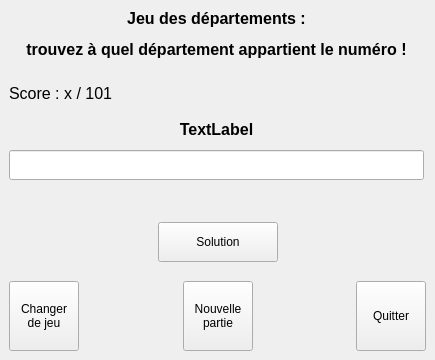
<?xml version="1.0" encoding="UTF-8"?>
<ui version="4.0">
 <class>MainWindow</class>
 <widget class="QMainWindow" name="MainWindow">
  <property name="geometry">
   <rect>
    <x>0</x>
    <y>0</y>
    <width>435</width>
    <height>360</height>
   </rect>
  </property>
  <property name="sizePolicy">
   <sizepolicy hsizetype="Fixed" vsizetype="Fixed">
    <horstretch>0</horstretch>
    <verstretch>0</verstretch>
   </sizepolicy>
  </property>
  <property name="minimumSize">
   <size>
    <width>435</width>
    <height>360</height>
   </size>
  </property>
  <property name="maximumSize">
   <size>
    <width>435</width>
    <height>360</height>
   </size>
  </property>
  <property name="windowTitle">
   <string>Jeu des départements</string>
  </property>
  <widget class="QWidget" name="centralwidget">
   <layout class="QVBoxLayout" name="verticalLayout_2">
    <item>
     <widget class="QLabel" name="label_titre">
      <property name="sizePolicy">
       <sizepolicy hsizetype="Fixed" vsizetype="Fixed">
        <horstretch>0</horstretch>
        <verstretch>0</verstretch>
       </sizepolicy>
      </property>
      <property name="minimumSize">
       <size>
        <width>415</width>
        <height>0</height>
       </size>
      </property>
      <property name="maximumSize">
       <size>
        <width>415</width>
        <height>16777215</height>
       </size>
      </property>
      <property name="font">
       <font>
        <pointsize>12</pointsize>
       </font>
      </property>
      <property name="text">
       <string>&lt;html&gt;&lt;head/&gt;&lt;body&gt;&lt;p align=&quot;center&quot;&gt;&lt;span style=&quot; font-weight:600;&quot;&gt;Jeu des départements :&lt;/span&gt;&lt;/p&gt;&lt;p align=&quot;center&quot;&gt;&lt;span style=&quot; font-weight:600;&quot;&gt;trouvez à quel département appartient le numéro !&lt;/span&gt;&lt;/p&gt;&lt;/body&gt;&lt;/html&gt;</string>
      </property>
     </widget>
    </item>
    <item>
     <spacer name="verticalSpacer_5">
      <property name="orientation">
       <enum>Qt::Vertical</enum>
      </property>
      <property name="sizeHint" stdset="0">
       <size>
        <width>20</width>
        <height>40</height>
       </size>
      </property>
     </spacer>
    </item>
    <item>
     <spacer name="verticalSpacer">
      <property name="orientation">
       <enum>Qt::Vertical</enum>
      </property>
      <property name="sizeHint" stdset="0">
       <size>
        <width>20</width>
        <height>13</height>
       </size>
      </property>
     </spacer>
    </item>
    <item>
     <layout class="QHBoxLayout" name="horizontalLayout_2">
      <item>
       <widget class="QLabel" name="label_score">
        <property name="minimumSize">
         <size>
          <width>300</width>
          <height>30</height>
         </size>
        </property>
        <property name="maximumSize">
         <size>
          <width>300</width>
          <height>30</height>
         </size>
        </property>
        <property name="font">
         <font>
          <pointsize>12</pointsize>
          <weight>50</weight>
          <bold>false</bold>
         </font>
        </property>
        <property name="text">
         <string>Score : x / 101</string>
        </property>
       </widget>
      </item>
      <item>
       <spacer name="horizontalSpacer_3">
        <property name="orientation">
         <enum>Qt::Horizontal</enum>
        </property>
        <property name="sizeHint" stdset="0">
         <size>
          <width>40</width>
          <height>20</height>
         </size>
        </property>
       </spacer>
      </item>
     </layout>
    </item>
    <item>
     <spacer name="verticalSpacer_2">
      <property name="orientation">
       <enum>Qt::Vertical</enum>
      </property>
      <property name="sizeHint" stdset="0">
       <size>
        <width>20</width>
        <height>2</height>
       </size>
      </property>
     </spacer>
    </item>
    <item>
     <layout class="QVBoxLayout" name="verticalLayout">
      <item>
       <widget class="QLabel" name="label_question">
        <property name="minimumSize">
         <size>
          <width>415</width>
          <height>30</height>
         </size>
        </property>
        <property name="maximumSize">
         <size>
          <width>415</width>
          <height>30</height>
         </size>
        </property>
        <property name="font">
         <font>
          <pointsize>12</pointsize>
          <weight>75</weight>
          <bold>true</bold>
         </font>
        </property>
        <property name="text">
         <string>TextLabel</string>
        </property>
        <property name="alignment">
         <set>Qt::AlignCenter</set>
        </property>
       </widget>
      </item>
      <item>
       <widget class="QLineEdit" name="LE_reponse">
        <property name="sizePolicy">
         <sizepolicy hsizetype="Fixed" vsizetype="Fixed">
          <horstretch>0</horstretch>
          <verstretch>0</verstretch>
         </sizepolicy>
        </property>
        <property name="minimumSize">
         <size>
          <width>415</width>
          <height>30</height>
         </size>
        </property>
        <property name="maximumSize">
         <size>
          <width>415</width>
          <height>30</height>
         </size>
        </property>
        <property name="font">
         <font>
          <pointsize>10</pointsize>
         </font>
        </property>
       </widget>
      </item>
      <item>
       <widget class="QLabel" name="label_verif">
        <property name="sizePolicy">
         <sizepolicy hsizetype="Fixed" vsizetype="Fixed">
          <horstretch>0</horstretch>
          <verstretch>0</verstretch>
         </sizepolicy>
        </property>
        <property name="minimumSize">
         <size>
          <width>415</width>
          <height>30</height>
         </size>
        </property>
        <property name="maximumSize">
         <size>
          <width>415</width>
          <height>30</height>
         </size>
        </property>
        <property name="text">
         <string/>
        </property>
        <property name="alignment">
         <set>Qt::AlignCenter</set>
        </property>
       </widget>
      </item>
      <item>
       <layout class="QHBoxLayout" name="horizontalLayout_3">
        <item>
         <spacer name="horizontalSpacer">
          <property name="orientation">
           <enum>Qt::Horizontal</enum>
          </property>
          <property name="sizeHint" stdset="0">
           <size>
            <width>40</width>
            <height>20</height>
           </size>
          </property>
         </spacer>
        </item>
        <item>
         <widget class="QPushButton" name="bouton_solution">
          <property name="sizePolicy">
           <sizepolicy hsizetype="Fixed" vsizetype="Fixed">
            <horstretch>0</horstretch>
            <verstretch>0</verstretch>
           </sizepolicy>
          </property>
          <property name="minimumSize">
           <size>
            <width>120</width>
            <height>40</height>
           </size>
          </property>
          <property name="maximumSize">
           <size>
            <width>120</width>
            <height>40</height>
           </size>
          </property>
          <property name="text">
           <string>Solution</string>
          </property>
         </widget>
        </item>
        <item>
         <spacer name="horizontalSpacer_5">
          <property name="orientation">
           <enum>Qt::Horizontal</enum>
          </property>
          <property name="sizeHint" stdset="0">
           <size>
            <width>40</width>
            <height>20</height>
           </size>
          </property>
         </spacer>
        </item>
       </layout>
      </item>
     </layout>
    </item>
    <item>
     <spacer name="verticalSpacer_3">
      <property name="orientation">
       <enum>Qt::Vertical</enum>
      </property>
      <property name="sizeHint" stdset="0">
       <size>
        <width>17</width>
        <height>7</height>
       </size>
      </property>
     </spacer>
    </item>
    <item>
     <spacer name="verticalSpacer_4">
      <property name="orientation">
       <enum>Qt::Vertical</enum>
      </property>
      <property name="sizeHint" stdset="0">
       <size>
        <width>20</width>
        <height>40</height>
       </size>
      </property>
     </spacer>
    </item>
    <item>
     <layout class="QHBoxLayout" name="horizontalLayout">
      <item>
       <widget class="QPushButton" name="bouton_changer_de_jeu">
        <property name="sizePolicy">
         <sizepolicy hsizetype="Fixed" vsizetype="Fixed">
          <horstretch>0</horstretch>
          <verstretch>0</verstretch>
         </sizepolicy>
        </property>
        <property name="minimumSize">
         <size>
          <width>70</width>
          <height>70</height>
         </size>
        </property>
        <property name="maximumSize">
         <size>
          <width>70</width>
          <height>70</height>
         </size>
        </property>
        <property name="text">
         <string>Changer
de jeu</string>
        </property>
       </widget>
      </item>
      <item>
       <spacer name="horizontalSpacer_4">
        <property name="orientation">
         <enum>Qt::Horizontal</enum>
        </property>
        <property name="sizeHint" stdset="0">
         <size>
          <width>10</width>
          <height>20</height>
         </size>
        </property>
       </spacer>
      </item>
      <item>
       <widget class="QPushButton" name="bouton_nouvelle_partie">
        <property name="minimumSize">
         <size>
          <width>70</width>
          <height>70</height>
         </size>
        </property>
        <property name="maximumSize">
         <size>
          <width>70</width>
          <height>70</height>
         </size>
        </property>
        <property name="text">
         <string>Nouvelle
partie</string>
        </property>
       </widget>
      </item>
      <item>
       <spacer name="horizontalSpacer_2">
        <property name="orientation">
         <enum>Qt::Horizontal</enum>
        </property>
        <property name="sizeHint" stdset="0">
         <size>
          <width>60</width>
          <height>20</height>
         </size>
        </property>
       </spacer>
      </item>
      <item>
       <widget class="QPushButton" name="bouton_quitter">
        <property name="sizePolicy">
         <sizepolicy hsizetype="Fixed" vsizetype="Fixed">
          <horstretch>0</horstretch>
          <verstretch>0</verstretch>
         </sizepolicy>
        </property>
        <property name="minimumSize">
         <size>
          <width>70</width>
          <height>70</height>
         </size>
        </property>
        <property name="maximumSize">
         <size>
          <width>70</width>
          <height>70</height>
         </size>
        </property>
        <property name="text">
         <string>Quitter</string>
        </property>
       </widget>
      </item>
     </layout>
    </item>
   </layout>
   <zorder>label_titre</zorder>
   <zorder>verticalSpacer</zorder>
   <zorder>verticalSpacer_2</zorder>
   <zorder>verticalSpacer_3</zorder>
   <zorder>verticalSpacer_4</zorder>
   <zorder>verticalSpacer_5</zorder>
  </widget>
 </widget>
 <resources/>
 <connections/>
</ui>
